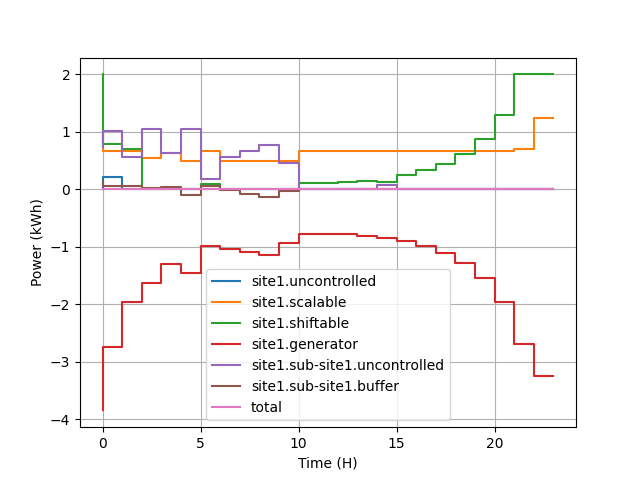

Python code for this plot:
import numpy as np
import pandas as pd
import matplotlib.pyplot as plt
import device_kit
from device_kit import *

def random_uncontrolled():
  return np.maximum(0, 0.5+np.cumsum(np.random.uniform(-1,1, 24)))

def generator_cost_curve():
  return np.stack((np.sin(np.linspace(0, np.pi, 24))*0.5+0.1, np.ones(24)*0.001, np.zeros(24)), axis=1)

def make_model():
  ''' Small power network model. '''
  np.random.seed(19)
  model = DeviceSet('site1', [
      Device('uncontrolled', 24, (random_uncontrolled(),)),
      IDevice2('scalable', 24, (0.5, 2), (0, 24), d0=0.3),
      CDevice('shiftable', 24, (0, 2), (12, 24)),
      GDevice('generator', 24, (-10,0), cbounds=None, cost=generator_cost_curve()),
      DeviceSet('sub-site1', [
          Device('uncontrolled', 24, (random_uncontrolled(),)),
          SDevice('buffer', 24, (-7, 7), c1=1.0, capacity=70, sustainment=1, efficiency=1)
        ],
        sbounds=(0,10) # max capacity constraint.
      ),
    ],
    sbounds=(0,0) # balanced flow constraint.
  )
  return model

def main():
  model = make_model()
  (x, solve_meta) = device_kit.solve(model, p=0) # Convenience convex solver.
  print(solve_meta.message)
  df = pd.DataFrame.from_dict(dict(model.map(x)), orient='index')
  df.loc['total'] = df.sum()
  pd.set_option('display.float_format', lambda v: '%+0.3f' % (v,),)
  print(df.sort_index())
  print('Utility: ', model.u(x, p=0))
  df.transpose().plot(drawstyle='steps', grid=True)
  plt.ylabel('Power (kWh)')
  plt.xlabel('Time (H)')
  plt.savefig('synopsis.png');

if __name__ == '__main__':
  main()
